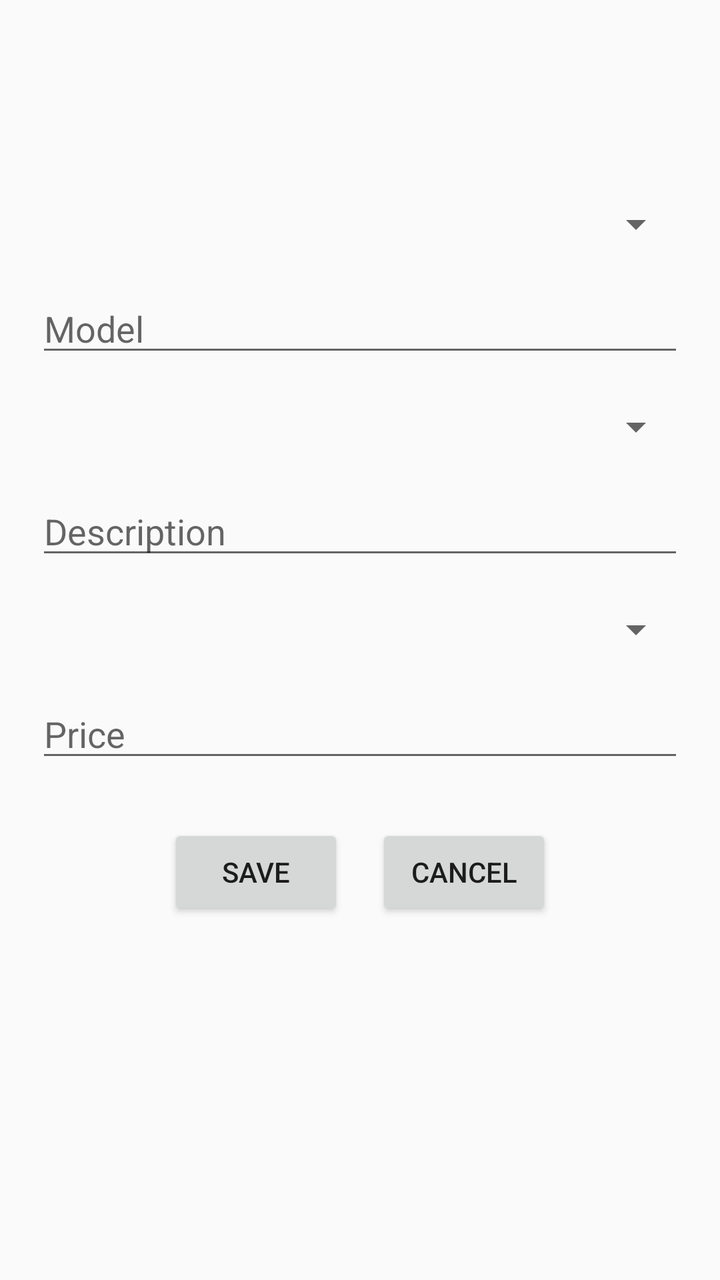
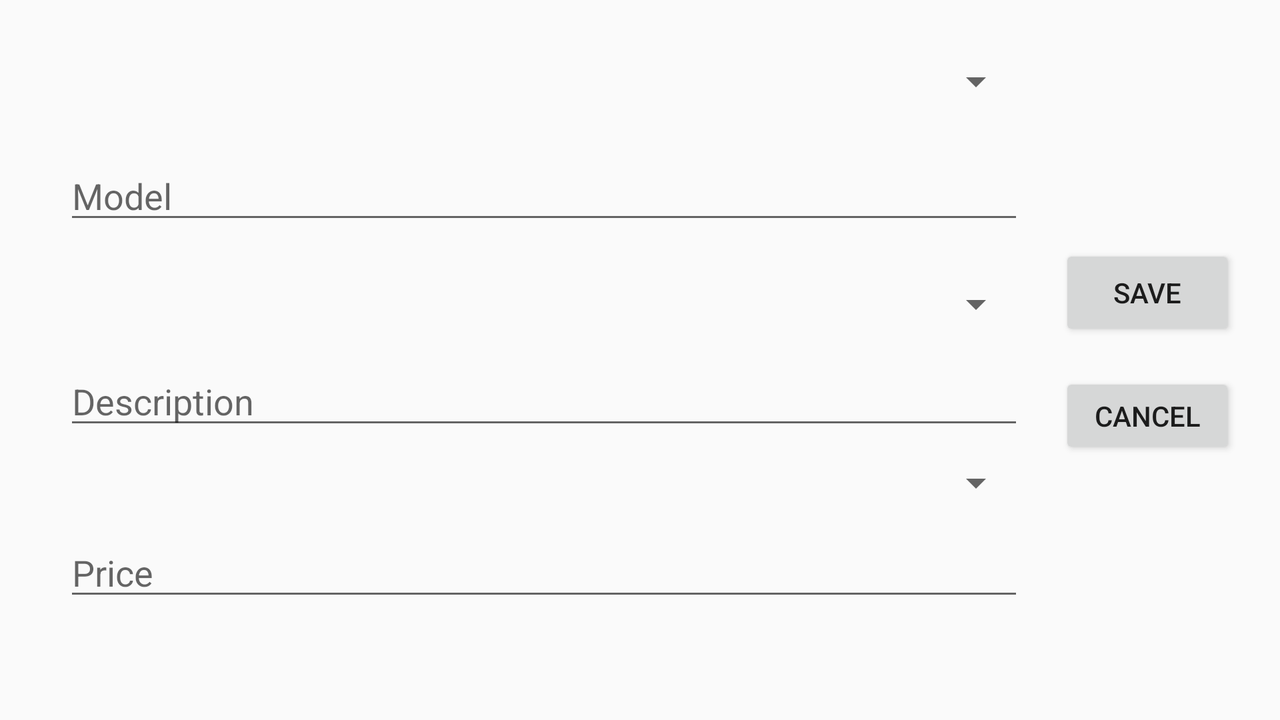

Two renders of one Android screen. The first uses the default layout on a phone; the second uses the alternative layout the repository ships for a different screen configuration, on a matching device. The two XML files are below.
<!-- AndroidManifest.xml: application theme Theme.AppCompat.DayNight -->
<!-- res/layout/activity_upload_pc_part.xml -->
<?xml version="1.0" encoding="utf-8"?>
<RelativeLayout xmlns:android="http://schemas.android.com/apk/res/android"
    xmlns:app="http://schemas.android.com/apk/res-auto"
    xmlns:tools="http://schemas.android.com/tools"
    android:layout_width="match_parent"
    android:layout_height="match_parent"
    tools:context=".UploadPcPartActivity">

    <Spinner
        android:id="@+id/brandSpinner"
        android:layout_width="match_parent"
        android:layout_height="wrap_content"
        android:layout_marginLeft="18dp"
        android:layout_marginTop="100dp"
        android:layout_marginRight="18dp"
        />

    <EditText
        android:id="@+id/modelEditText"
        android:layout_width="match_parent"
        android:layout_height="wrap_content"
        android:hint="@string/model"
        android:inputType="text"
        android:layout_below="@+id/brandSpinner"
        android:layout_marginTop="18dp"
        android:layout_marginLeft="18dp"
        android:layout_marginRight="18dp" />

    <Spinner
        android:id="@+id/socketSpinner"
        android:layout_width="match_parent"
        android:layout_height="wrap_content"
        android:layout_below="@+id/modelEditText"
        android:layout_marginTop="18dp"
        android:layout_marginLeft="18dp"
        android:layout_marginRight="18dp"/>

    <EditText
        android:id="@+id/infoEditText"
        android:layout_width="match_parent"
        android:layout_height="wrap_content"
        android:layout_below="@+id/socketSpinner"
        android:inputType="text"
        android:hint="@string/description"
        android:layout_marginTop="18dp"
        android:layout_marginLeft="18dp"
        android:layout_marginRight="18dp"/>

    <Spinner
        android:id="@+id/typeSpinner"
        android:layout_width="match_parent"
        android:layout_height="wrap_content"
        android:layout_below="@+id/infoEditText"
        android:layout_marginTop="18dp"
        android:layout_marginLeft="18dp"
        android:layout_marginRight="18dp"/>

    <EditText
        android:id="@+id/priceEditText"
        android:layout_width="match_parent"
        android:layout_height="wrap_content"
        android:inputType="numberDecimal"
        android:layout_below="@+id/typeSpinner"
        android:hint="@string/price"
        android:layout_marginTop="18dp"
        android:layout_marginLeft="18dp"
        android:layout_marginRight="18dp"/>

    <LinearLayout
        android:layout_width="wrap_content"
        android:layout_height="wrap_content"
        android:orientation="horizontal"
        android:layout_centerHorizontal="true"
        android:layout_marginTop="18dp"
        android:layout_below="@+id/priceEditText"
        >
    <Button
        android:id="@+id/saveButton"
        android:layout_width="wrap_content"
        android:layout_height="wrap_content"
        android:text="@string/save"
        android:onClick="savePart"
        android:layout_margin="8dp"/>
    <Button
        android:id="@+id/cancelButton"
        android:layout_width="wrap_content"
        android:layout_height="wrap_content"
        android:text="@string/cancel"
        android:onClick="cancel"
        android:layout_margin="8dp"/>
    </LinearLayout>
</RelativeLayout>
<!-- resources referenced by this layout -->
<resources>
  <string name="cancel">Cancel</string>
  <string name="description">Description</string>
  <string name="model">Model</string>
  <string name="price">Price</string>
  <string name="save">Save</string>
</resources>
<!-- res/layout-land/activity_upload_pc_part.xml (the author's variant of the layout above) -->
<!-- drawn on the phone turned sideways -->
<?xml version="1.0" encoding="utf-8"?>
<androidx.constraintlayout.widget.ConstraintLayout
    xmlns:android="http://schemas.android.com/apk/res/android"
    xmlns:app="http://schemas.android.com/apk/res-auto"
    xmlns:tools="http://schemas.android.com/tools"
    android:layout_width="match_parent"
    android:layout_height="match_parent"
    tools:context=".UploadPcPartActivity">

    <Spinner
        android:id="@+id/brandSpinner"
        android:layout_width="480dp"
        android:layout_height="wrap_content"
        android:layout_marginStart="32dp"
        app:layout_constraintBottom_toBottomOf="parent"
        app:layout_constraintStart_toStartOf="parent"
        app:layout_constraintTop_toTopOf="parent"
        app:layout_constraintVertical_bias="0.085" />

    <EditText
        android:id="@+id/modelEditText"
        android:layout_width="480dp"
        android:layout_height="wrap_content"
        android:layout_marginStart="32dp"
        android:hint="@string/model"
        android:inputType="text"
        app:layout_constraintBottom_toBottomOf="parent"
        app:layout_constraintStart_toStartOf="parent"
        app:layout_constraintTop_toBottomOf="@+id/brandSpinner"
        app:layout_constraintVertical_bias="0.087" />

    <Spinner
        android:id="@+id/socketSpinner"
        android:layout_width="480dp"
        android:layout_height="wrap_content"
        android:layout_marginStart="32dp"
        app:layout_constraintBottom_toBottomOf="parent"
        app:layout_constraintStart_toStartOf="parent"
        app:layout_constraintTop_toBottomOf="@+id/modelEditText"
        app:layout_constraintVertical_bias="0.105" />

    <EditText
        android:id="@+id/infoEditText"
        android:layout_width="480dp"
        android:layout_height="wrap_content"
        android:layout_marginStart="32dp"
        android:hint="@string/description"
        android:inputType="text"
        app:layout_constraintBottom_toBottomOf="parent"
        app:layout_constraintStart_toStartOf="parent"
        app:layout_constraintTop_toBottomOf="@+id/socketSpinner"
        app:layout_constraintVertical_bias="0.093" />

    <Spinner
        android:id="@+id/typeSpinner"
        android:layout_width="480dp"
        android:layout_height="wrap_content"
        android:layout_marginStart="32dp"
        app:layout_constraintBottom_toBottomOf="parent"
        app:layout_constraintStart_toStartOf="parent"
        app:layout_constraintTop_toBottomOf="@+id/infoEditText"
        app:layout_constraintVertical_bias="0.082" />

    <EditText
        android:id="@+id/priceEditText"
        android:layout_width="480dp"
        android:layout_height="wrap_content"
        android:layout_marginStart="32dp"
        android:hint="@string/price"
        android:inputType="numberDecimal"
        app:layout_constraintBottom_toBottomOf="parent"
        app:layout_constraintStart_toStartOf="parent"
        app:layout_constraintTop_toBottomOf="@+id/typeSpinner"
        app:layout_constraintVertical_bias="0.161" />

    <LinearLayout
        android:layout_width="108dp"
        android:layout_height="123dp"
        android:layout_alignParentTop="true"
        android:layout_alignParentEnd="true"
        android:layout_alignParentBottom="true"
        android:orientation="vertical"
        app:layout_constraintBottom_toBottomOf="parent"
        app:layout_constraintEnd_toEndOf="parent"
        app:layout_constraintHorizontal_bias="0.486"
        app:layout_constraintStart_toEndOf="@+id/infoEditText"
        app:layout_constraintTop_toTopOf="parent"
        app:layout_constraintVertical_bias="0.482">

        <Button
            android:id="@+id/saveButton"
            android:layout_width="wrap_content"
            android:layout_height="wrap_content"
            android:layout_margin="8dp"
            android:onClick="savePart"
            android:text="@string/save" />

        <Button
            android:id="@+id/cancelButton"
            android:layout_width="wrap_content"
            android:layout_height="wrap_content"
            android:layout_margin="8dp"
            android:onClick="cancel"
            android:text="@string/cancel" />
    </LinearLayout>
</androidx.constraintlayout.widget.ConstraintLayout>
